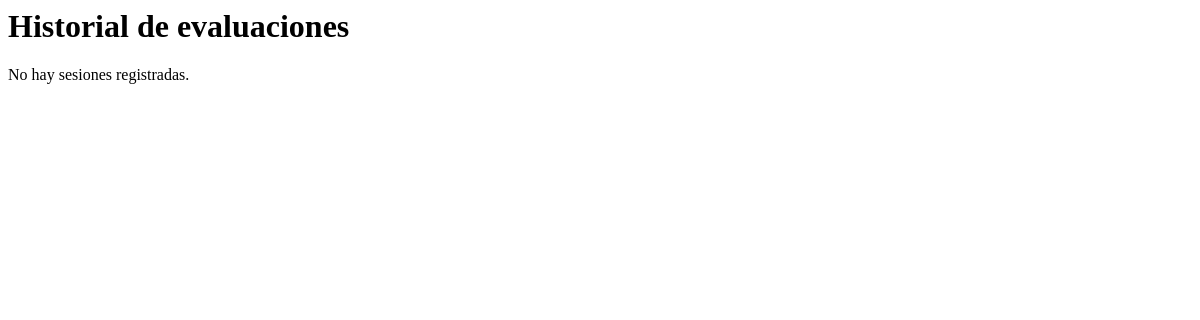
/historial/ (signed in), run on an earlier commit of the app's database.
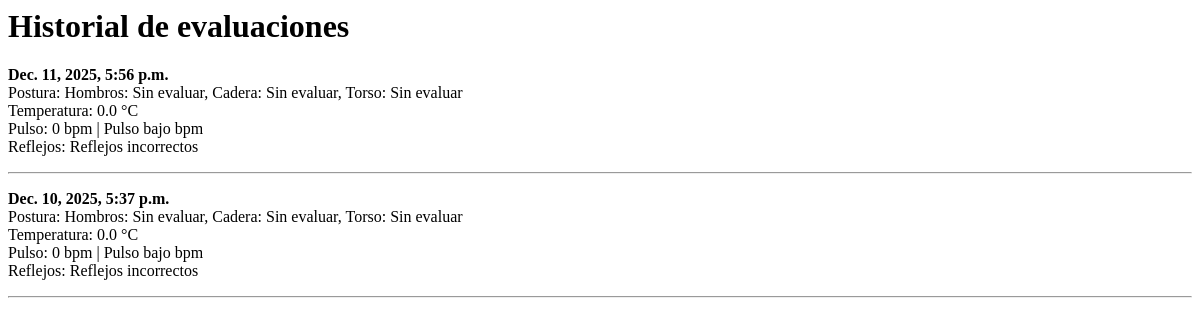
And on a later commit of the database.
### interfaz/models.py (models this page shows, shortened)
class ResultadoSesion(models.Model):
    user = models.ForeignKey(User, on_delete=models.CASCADE)
    fecha = models.DateTimeField(auto_now_add=True)
    postura_hombros = models.CharField(max_length=50)
    postura_cadera = models.CharField(max_length=50)
    postura_torso = models.CharField(max_length=50)
    temperatura = models.FloatField()
    pulso = models.CharField(max_length=64)
    reflejos = models.CharField(max_length=100)

### interfaz/views.py (the view)
# urls.py: path("historial/", views.historial, name="historial"),
@login_required
def historial(request):
    historial = ResultadoSesion.objects.filter(
        user=request.user
    ).order_by("-fecha")
    return render(request, "interfaz/historial.html", {
        "historial": historial
    })

### interfaz/templates/interfaz/historial.html
<h1>Historial de evaluaciones</h1>
{% if historial %}
    {% for s in historial %}
        <p>
            <strong>{{ s.fecha }}</strong><br>
            Postura:
            Hombros: {{ s.postura_hombros }},
            Cadera: {{ s.postura_cadera }},
            Torso: {{ s.postura_torso }}<br>
            Temperatura: {{ s.temperatura }} °C<br>
            Pulso: {{ s.pulso }} bpm<br>
            Reflejos: {{ s.reflejos }}
        </p>
        <hr>
    {% endfor %}
{% else %}
    <p>No hay sesiones registradas.</p>
{% endif %}

What changed in the data, as far as the page shows it:
added ResultadoSesion: fecha "Dec. 11, 2025, 5:56 p.m.", postura_hombros "Sin evaluar", postura_cadera "Sin evaluar", postura_torso "Sin evaluar", temperatura "0.0", pulso "0 bpm | Pulso bajo", reflejos "Reflejos incorrectos"
added ResultadoSesion: fecha "Dec. 10, 2025, 5:37 p.m.", postura_hombros "Sin evaluar", postura_cadera "Sin evaluar", postura_torso "Sin evaluar", temperatura "0.0", pulso "0 bpm | Pulso bajo", reflejos "Reflejos incorrectos"
Also different on the page:
text no longer shown: "No hay sesiones registradas."
